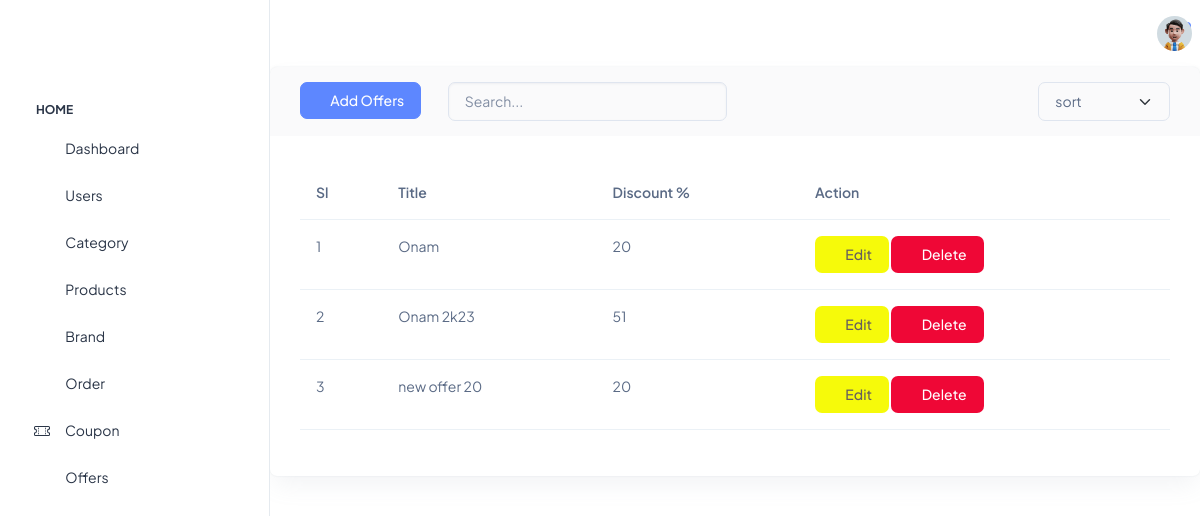
Screenshot of /adminpanel/offers/ with the database file from the repository.
### product/models.py (models this page shows, shortened)
class Offer(BaseModel):
    name = models.CharField(max_length=50)
    percentage = models.BigIntegerField()

### adminpanel/views.py (the view)
# urls.py: path("offers/", views.offers, name="offers"),
def offers(request):
    offers = Offer.objects.all()
    if request.method == "POST":
        title = request.POST["title"]
        discount = request.POST["discount"]
        Offer.objects.create(name=title, percentage=discount)
    context = {"offers": offers}
    return render(request, "adminpanel/productmanage/offers.html", context)

### templates/adminpanel/productmanage/offers.html (shortened to what this page needs)
{% extends 'adminbase.html' %}
{% load static %}
{% block content %}
<section class="content-main">
    <div class="card mb-4">
        <header class="card-header">
            <div class="row gx-3">
                <div class="col-lg-2 col-6 col-md-3">
                    <a href="#" data-bs-toggle="modal" data-bs-target="#addOffers">
                        <button type="submit" class="btn btn-primary"><i class="ti ti-plus"></i> Add Offers</button>
                    </a>
                </div>
                <div class="col-lg-4 col-md-6 me-auto">
                    <input type="text" placeholder="Search..." class="form-control" />
                </div>
                <div class="col-lg-2 col-6 col-md-3">
                    <select class="form-select">
                        <option>sort</option>
                    </select>
                </div>
            </div>
        </header>
        <div class="card-body">
            <div class="table-responsive">
                <table class="table table-hover">
                    <thead>
                        <tr>
                            <th scope="col">Sl</th>
                            <th scope="col">Title</th>
                            <th scope="col">Discount %</th>
                            <th scope="col">Action</th>
                        </tr>
                    </thead>
                    <tbody>
                        {% for offer in offers %}
                        <tr>
                            <td> {{forloop.counter}}  </td>
                            <td> {{offer.name}}       </td>
                            <td> {{offer.percentage}} </td>
                            <td>
                                <button type="button" class="btn btn spacer c"
                                    style="background-color: rgb(246, 250, 10); color:rgb(102, 94, 94)"
                                    data-bs-toggle="modal" data-bs-target="#confirmEdit{{forloop.counter}}"><i class="ti ti-edit"></i>
                                Edit
                                </button>
                                <button type="button" class="btn btn c"
                                    style="background-color: rgb(239, 7, 54); color:rgb(255, 255, 255)"
                                    data-bs-toggle="modal" data-bs-target="#exampleModal{{forloop.counter}}"><i class="ti ti-trash"></i>
                                    Delete
                                </button>
                            </td>
                        </tr>
                        {% endfor %}
                    </tbody>
                </table>
            </div>
        </div>
    </div>
</section>
{% endblock %}

### rows the page displays
Offer: name "Onam", percentage "20"
Offer: name "Onam 2k23", percentage "51"
Offer: name "new offer 20", percentage "20"
